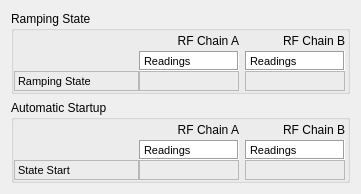
<?xml version="1.0" encoding="UTF-8"?>
<ui version="4.0">
 <class>Form</class>
 <widget class="QWidget" name="Form">
  <property name="geometry">
   <rect>
    <x>0</x>
    <y>0</y>
    <width>361</width>
    <height>184</height>
   </rect>
  </property>
  <property name="windowTitle">
   <string>Form</string>
  </property>
  <layout class="QGridLayout" name="gridLayout">
   <item row="0" column="0">
    <widget class="QGroupBox" name="groupBox_7">
     <property name="title">
      <string>Ramping State</string>
     </property>
     <property name="flat">
      <bool>true</bool>
     </property>
     <layout class="QFormLayout" name="formLayout_2">
      <property name="margin">
       <number>0</number>
      </property>
      <item row="0" column="0">
       <layout class="QGridLayout" name="_12">
        <property name="spacing">
         <number>0</number>
        </property>
        <item row="1" column="1">
         <widget class="QLabel" name="label_155">
          <property name="enabled">
           <bool>true</bool>
          </property>
          <property name="sizePolicy">
           <sizepolicy hsizetype="Fixed" vsizetype="Fixed">
            <horstretch>0</horstretch>
            <verstretch>0</verstretch>
           </sizepolicy>
          </property>
          <property name="minimumSize">
           <size>
            <width>100</width>
            <height>20</height>
           </size>
          </property>
          <property name="maximumSize">
           <size>
            <width>65</width>
            <height>20</height>
           </size>
          </property>
          <property name="palette">
           <palette>
            <active>
             <colorrole role="Base">
              <brush brushstyle="SolidPattern">
               <color alpha="255">
                <red>255</red>
                <green>255</green>
                <blue>255</blue>
               </color>
              </brush>
             </colorrole>
             <colorrole role="Window">
              <brush brushstyle="SolidPattern">
               <color alpha="255">
                <red>255</red>
                <green>255</green>
                <blue>255</blue>
               </color>
              </brush>
             </colorrole>
            </active>
            <inactive>
             <colorrole role="Base">
              <brush brushstyle="SolidPattern">
               <color alpha="255">
                <red>255</red>
                <green>255</green>
                <blue>255</blue>
               </color>
              </brush>
             </colorrole>
             <colorrole role="Window">
              <brush brushstyle="SolidPattern">
               <color alpha="255">
                <red>255</red>
                <green>255</green>
                <blue>255</blue>
               </color>
              </brush>
             </colorrole>
            </inactive>
            <disabled>
             <colorrole role="Base">
              <brush brushstyle="SolidPattern">
               <color alpha="255">
                <red>255</red>
                <green>255</green>
                <blue>255</blue>
               </color>
              </brush>
             </colorrole>
             <colorrole role="Window">
              <brush brushstyle="SolidPattern">
               <color alpha="255">
                <red>255</red>
                <green>255</green>
                <blue>255</blue>
               </color>
              </brush>
             </colorrole>
            </disabled>
           </palette>
          </property>
          <property name="font">
           <font>
            <pointsize>8</pointsize>
           </font>
          </property>
          <property name="autoFillBackground">
           <bool>true</bool>
          </property>
          <property name="frameShape">
           <enum>QFrame::Box</enum>
          </property>
          <property name="frameShadow">
           <enum>QFrame::Sunken</enum>
          </property>
          <property name="text">
           <string>Readings</string>
          </property>
         </widget>
        </item>
        <item row="2" column="0">
         <widget class="QLabel" name="label_tuningDephase_2">
          <property name="sizePolicy">
           <sizepolicy hsizetype="Fixed" vsizetype="Fixed">
            <horstretch>0</horstretch>
            <verstretch>0</verstretch>
           </sizepolicy>
          </property>
          <property name="minimumSize">
           <size>
            <width>125</width>
            <height>20</height>
           </size>
          </property>
          <property name="maximumSize">
           <size>
            <width>125</width>
            <height>20</height>
           </size>
          </property>
          <property name="font">
           <font>
            <pointsize>8</pointsize>
           </font>
          </property>
          <property name="frameShape">
           <enum>QFrame::StyledPanel</enum>
          </property>
          <property name="text">
           <string>Ramping State</string>
          </property>
         </widget>
        </item>
        <item row="2" column="1">
         <widget class="TaurusLabel" name="tauValueLabel_RampingStateA">
          <property name="sizePolicy">
           <sizepolicy hsizetype="Fixed" vsizetype="Fixed">
            <horstretch>0</horstretch>
            <verstretch>0</verstretch>
           </sizepolicy>
          </property>
          <property name="minimumSize">
           <size>
            <width>100</width>
            <height>20</height>
           </size>
          </property>
          <property name="maximumSize">
           <size>
            <width>65</width>
            <height>20</height>
           </size>
          </property>
          <property name="font">
           <font>
            <pointsize>7</pointsize>
           </font>
          </property>
          <property name="frameShape">
           <enum>QFrame::StyledPanel</enum>
          </property>
         </widget>
        </item>
        <item row="0" column="1">
         <widget class="QLabel" name="label_144">
          <property name="minimumSize">
           <size>
            <width>100</width>
            <height>20</height>
           </size>
          </property>
          <property name="maximumSize">
           <size>
            <width>16777215</width>
            <height>20</height>
           </size>
          </property>
          <property name="text">
           <string>RF Chain A</string>
          </property>
          <property name="alignment">
           <set>Qt::AlignRight|Qt::AlignTrailing|Qt::AlignVCenter</set>
          </property>
         </widget>
        </item>
       </layout>
      </item>
      <item row="0" column="1">
       <layout class="QGridLayout" name="_13">
        <property name="spacing">
         <number>0</number>
        </property>
        <item row="2" column="0">
         <widget class="TaurusLabel" name="tauValueLabel_RampingStateB">
          <property name="sizePolicy">
           <sizepolicy hsizetype="Fixed" vsizetype="Fixed">
            <horstretch>0</horstretch>
            <verstretch>0</verstretch>
           </sizepolicy>
          </property>
          <property name="minimumSize">
           <size>
            <width>100</width>
            <height>20</height>
           </size>
          </property>
          <property name="maximumSize">
           <size>
            <width>65</width>
            <height>20</height>
           </size>
          </property>
          <property name="font">
           <font>
            <pointsize>7</pointsize>
           </font>
          </property>
          <property name="frameShape">
           <enum>QFrame::StyledPanel</enum>
          </property>
         </widget>
        </item>
        <item row="1" column="0">
         <widget class="QLabel" name="label_170">
          <property name="enabled">
           <bool>true</bool>
          </property>
          <property name="sizePolicy">
           <sizepolicy hsizetype="Fixed" vsizetype="Fixed">
            <horstretch>0</horstretch>
            <verstretch>0</verstretch>
           </sizepolicy>
          </property>
          <property name="minimumSize">
           <size>
            <width>100</width>
            <height>20</height>
           </size>
          </property>
          <property name="maximumSize">
           <size>
            <width>65</width>
            <height>20</height>
           </size>
          </property>
          <property name="palette">
           <palette>
            <active>
             <colorrole role="Base">
              <brush brushstyle="SolidPattern">
               <color alpha="255">
                <red>255</red>
                <green>255</green>
                <blue>255</blue>
               </color>
              </brush>
             </colorrole>
             <colorrole role="Window">
              <brush brushstyle="SolidPattern">
               <color alpha="255">
                <red>255</red>
                <green>255</green>
                <blue>255</blue>
               </color>
              </brush>
             </colorrole>
            </active>
            <inactive>
             <colorrole role="Base">
              <brush brushstyle="SolidPattern">
               <color alpha="255">
                <red>255</red>
                <green>255</green>
                <blue>255</blue>
               </color>
              </brush>
             </colorrole>
             <colorrole role="Window">
              <brush brushstyle="SolidPattern">
               <color alpha="255">
                <red>255</red>
                <green>255</green>
                <blue>255</blue>
               </color>
              </brush>
             </colorrole>
            </inactive>
            <disabled>
             <colorrole role="Base">
              <brush brushstyle="SolidPattern">
               <color alpha="255">
                <red>255</red>
                <green>255</green>
                <blue>255</blue>
               </color>
              </brush>
             </colorrole>
             <colorrole role="Window">
              <brush brushstyle="SolidPattern">
               <color alpha="255">
                <red>255</red>
                <green>255</green>
                <blue>255</blue>
               </color>
              </brush>
             </colorrole>
            </disabled>
           </palette>
          </property>
          <property name="font">
           <font>
            <pointsize>8</pointsize>
           </font>
          </property>
          <property name="autoFillBackground">
           <bool>true</bool>
          </property>
          <property name="frameShape">
           <enum>QFrame::Box</enum>
          </property>
          <property name="frameShadow">
           <enum>QFrame::Sunken</enum>
          </property>
          <property name="text">
           <string>Readings</string>
          </property>
         </widget>
        </item>
        <item row="0" column="0">
         <widget class="QLabel" name="label_145">
          <property name="minimumSize">
           <size>
            <width>100</width>
            <height>20</height>
           </size>
          </property>
          <property name="maximumSize">
           <size>
            <width>16777215</width>
            <height>20</height>
           </size>
          </property>
          <property name="text">
           <string>RF Chain B</string>
          </property>
          <property name="alignment">
           <set>Qt::AlignRight|Qt::AlignTrailing|Qt::AlignVCenter</set>
          </property>
         </widget>
        </item>
       </layout>
      </item>
     </layout>
    </widget>
   </item>
   <item row="1" column="0">
    <widget class="QGroupBox" name="groupBox_8">
     <property name="title">
      <string>Automatic Startup</string>
     </property>
     <property name="flat">
      <bool>true</bool>
     </property>
     <layout class="QFormLayout" name="formLayout_3">
      <property name="fieldGrowthPolicy">
       <enum>QFormLayout::ExpandingFieldsGrow</enum>
      </property>
      <property name="margin">
       <number>0</number>
      </property>
      <item row="0" column="0">
       <layout class="QGridLayout" name="_23">
        <property name="spacing">
         <number>0</number>
        </property>
        <item row="1" column="1">
         <widget class="QLabel" name="label_161">
          <property name="enabled">
           <bool>true</bool>
          </property>
          <property name="sizePolicy">
           <sizepolicy hsizetype="Fixed" vsizetype="Fixed">
            <horstretch>0</horstretch>
            <verstretch>0</verstretch>
           </sizepolicy>
          </property>
          <property name="minimumSize">
           <size>
            <width>100</width>
            <height>20</height>
           </size>
          </property>
          <property name="maximumSize">
           <size>
            <width>65</width>
            <height>20</height>
           </size>
          </property>
          <property name="palette">
           <palette>
            <active>
             <colorrole role="Base">
              <brush brushstyle="SolidPattern">
               <color alpha="255">
                <red>255</red>
                <green>255</green>
                <blue>255</blue>
               </color>
              </brush>
             </colorrole>
             <colorrole role="Window">
              <brush brushstyle="SolidPattern">
               <color alpha="255">
                <red>255</red>
                <green>255</green>
                <blue>255</blue>
               </color>
              </brush>
             </colorrole>
            </active>
            <inactive>
             <colorrole role="Base">
              <brush brushstyle="SolidPattern">
               <color alpha="255">
                <red>255</red>
                <green>255</green>
                <blue>255</blue>
               </color>
              </brush>
             </colorrole>
             <colorrole role="Window">
              <brush brushstyle="SolidPattern">
               <color alpha="255">
                <red>255</red>
                <green>255</green>
                <blue>255</blue>
               </color>
              </brush>
             </colorrole>
            </inactive>
            <disabled>
             <colorrole role="Base">
              <brush brushstyle="SolidPattern">
               <color alpha="255">
                <red>255</red>
                <green>255</green>
                <blue>255</blue>
               </color>
              </brush>
             </colorrole>
             <colorrole role="Window">
              <brush brushstyle="SolidPattern">
               <color alpha="255">
                <red>255</red>
                <green>255</green>
                <blue>255</blue>
               </color>
              </brush>
             </colorrole>
            </disabled>
           </palette>
          </property>
          <property name="font">
           <font>
            <pointsize>8</pointsize>
           </font>
          </property>
          <property name="autoFillBackground">
           <bool>true</bool>
          </property>
          <property name="frameShape">
           <enum>QFrame::Box</enum>
          </property>
          <property name="frameShadow">
           <enum>QFrame::Sunken</enum>
          </property>
          <property name="text">
           <string>Readings</string>
          </property>
         </widget>
        </item>
        <item row="2" column="0">
         <widget class="QLabel" name="label_tuningDephase_3">
          <property name="sizePolicy">
           <sizepolicy hsizetype="Fixed" vsizetype="Fixed">
            <horstretch>0</horstretch>
            <verstretch>0</verstretch>
           </sizepolicy>
          </property>
          <property name="minimumSize">
           <size>
            <width>125</width>
            <height>20</height>
           </size>
          </property>
          <property name="maximumSize">
           <size>
            <width>125</width>
            <height>20</height>
           </size>
          </property>
          <property name="font">
           <font>
            <pointsize>8</pointsize>
           </font>
          </property>
          <property name="frameShape">
           <enum>QFrame::StyledPanel</enum>
          </property>
          <property name="text">
           <string>State Start</string>
          </property>
         </widget>
        </item>
        <item row="2" column="1">
         <widget class="TaurusLabel" name="tauValueLabel_StateStartA">
          <property name="sizePolicy">
           <sizepolicy hsizetype="Fixed" vsizetype="Fixed">
            <horstretch>0</horstretch>
            <verstretch>0</verstretch>
           </sizepolicy>
          </property>
          <property name="minimumSize">
           <size>
            <width>100</width>
            <height>20</height>
           </size>
          </property>
          <property name="maximumSize">
           <size>
            <width>65</width>
            <height>20</height>
           </size>
          </property>
          <property name="font">
           <font>
            <pointsize>7</pointsize>
           </font>
          </property>
          <property name="frameShape">
           <enum>QFrame::StyledPanel</enum>
          </property>
         </widget>
        </item>
        <item row="0" column="1">
         <widget class="QLabel" name="label_169">
          <property name="minimumSize">
           <size>
            <width>0</width>
            <height>20</height>
           </size>
          </property>
          <property name="maximumSize">
           <size>
            <width>16777215</width>
            <height>20</height>
           </size>
          </property>
          <property name="text">
           <string>RF Chain A</string>
          </property>
          <property name="alignment">
           <set>Qt::AlignRight|Qt::AlignTrailing|Qt::AlignVCenter</set>
          </property>
         </widget>
        </item>
       </layout>
      </item>
      <item row="0" column="1">
       <layout class="QGridLayout" name="_26">
        <property name="spacing">
         <number>0</number>
        </property>
        <item row="0" column="0">
         <widget class="QLabel" name="label_174">
          <property name="minimumSize">
           <size>
            <width>0</width>
            <height>20</height>
           </size>
          </property>
          <property name="maximumSize">
           <size>
            <width>16777215</width>
            <height>20</height>
           </size>
          </property>
          <property name="text">
           <string>RF Chain B</string>
          </property>
          <property name="alignment">
           <set>Qt::AlignRight|Qt::AlignTrailing|Qt::AlignVCenter</set>
          </property>
         </widget>
        </item>
        <item row="2" column="0">
         <widget class="TaurusLabel" name="tauValueLabel_StateStartB">
          <property name="sizePolicy">
           <sizepolicy hsizetype="Fixed" vsizetype="Fixed">
            <horstretch>0</horstretch>
            <verstretch>0</verstretch>
           </sizepolicy>
          </property>
          <property name="minimumSize">
           <size>
            <width>100</width>
            <height>20</height>
           </size>
          </property>
          <property name="maximumSize">
           <size>
            <width>65</width>
            <height>20</height>
           </size>
          </property>
          <property name="font">
           <font>
            <pointsize>7</pointsize>
           </font>
          </property>
          <property name="frameShape">
           <enum>QFrame::StyledPanel</enum>
          </property>
         </widget>
        </item>
        <item row="1" column="0">
         <widget class="QLabel" name="label_172">
          <property name="enabled">
           <bool>true</bool>
          </property>
          <property name="sizePolicy">
           <sizepolicy hsizetype="Fixed" vsizetype="Fixed">
            <horstretch>0</horstretch>
            <verstretch>0</verstretch>
           </sizepolicy>
          </property>
          <property name="minimumSize">
           <size>
            <width>100</width>
            <height>20</height>
           </size>
          </property>
          <property name="maximumSize">
           <size>
            <width>65</width>
            <height>20</height>
           </size>
          </property>
          <property name="palette">
           <palette>
            <active>
             <colorrole role="Base">
              <brush brushstyle="SolidPattern">
               <color alpha="255">
                <red>255</red>
                <green>255</green>
                <blue>255</blue>
               </color>
              </brush>
             </colorrole>
             <colorrole role="Window">
              <brush brushstyle="SolidPattern">
               <color alpha="255">
                <red>255</red>
                <green>255</green>
                <blue>255</blue>
               </color>
              </brush>
             </colorrole>
            </active>
            <inactive>
             <colorrole role="Base">
              <brush brushstyle="SolidPattern">
               <color alpha="255">
                <red>255</red>
                <green>255</green>
                <blue>255</blue>
               </color>
              </brush>
             </colorrole>
             <colorrole role="Window">
              <brush brushstyle="SolidPattern">
               <color alpha="255">
                <red>255</red>
                <green>255</green>
                <blue>255</blue>
               </color>
              </brush>
             </colorrole>
            </inactive>
            <disabled>
             <colorrole role="Base">
              <brush brushstyle="SolidPattern">
               <color alpha="255">
                <red>255</red>
                <green>255</green>
                <blue>255</blue>
               </color>
              </brush>
             </colorrole>
             <colorrole role="Window">
              <brush brushstyle="SolidPattern">
               <color alpha="255">
                <red>255</red>
                <green>255</green>
                <blue>255</blue>
               </color>
              </brush>
             </colorrole>
            </disabled>
           </palette>
          </property>
          <property name="font">
           <font>
            <pointsize>8</pointsize>
           </font>
          </property>
          <property name="autoFillBackground">
           <bool>true</bool>
          </property>
          <property name="frameShape">
           <enum>QFrame::Box</enum>
          </property>
          <property name="frameShadow">
           <enum>QFrame::Sunken</enum>
          </property>
          <property name="text">
           <string>Readings</string>
          </property>
         </widget>
        </item>
       </layout>
      </item>
     </layout>
    </widget>
   </item>
  </layout>
 </widget>
 <customwidgets>
  <customwidget>
   <class>TaurusLabel</class>
   <extends>QLabel</extends>
   <header>taurus.qt.qtgui.display</header>
  </customwidget>
 </customwidgets>
 <resources/>
 <connections/>
</ui>
